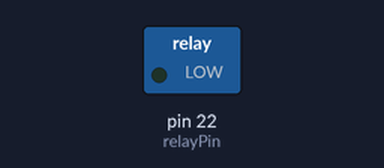
This sketch was run on a simulated Arduino Mega 2560, built with avr-gcc and run on an emulated ATmega2560. Parts: switched loads named in the sketch (green lamp = pin HIGH).

Above: at 2.5 s.
At 6.0 s:
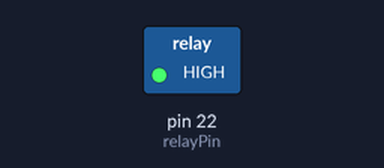
Timing chart, 0 to 9.1 s (numbered marks = the images above):
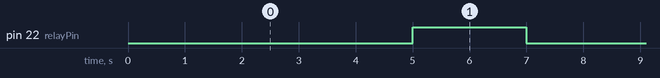

Measured:
- by itself, pin 22 (relayPin): alternates HIGH for 2.0 s and LOW for 5.0 s

The sketch:

relay.ino
```cpp
const int relayPin = 22;

void setup() {
  pinMode(relayPin, OUTPUT);
}

void loop() {
  digitalWrite(relayPin, LOW);
  delay(5000);

  digitalWrite(relayPin, HIGH);
  delay(2000);
}
```
